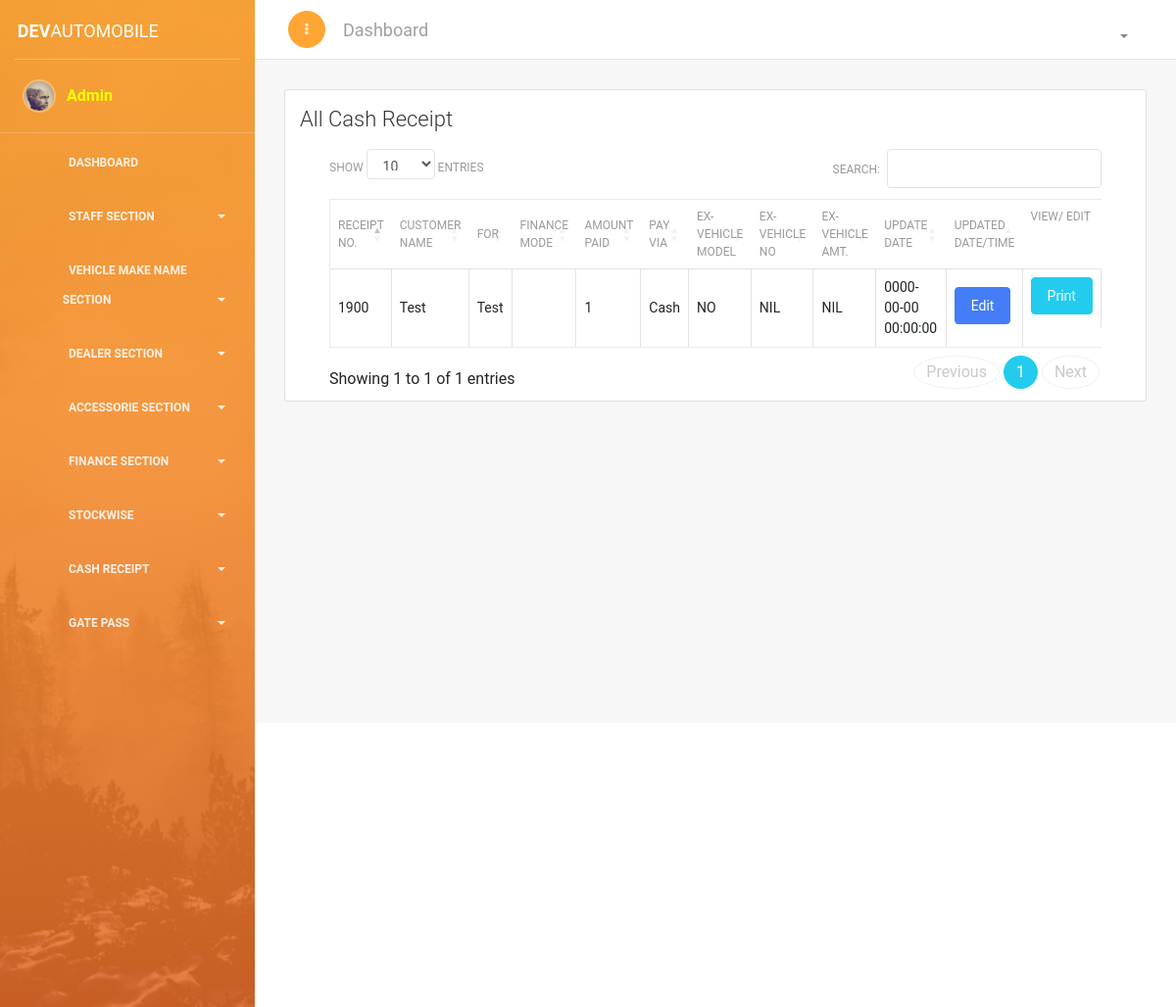
/all-cash-receipt.php (signed in), run on the app's committed database.
### tables this page shows
CREATE TABLE `receiptmgmt` (
  `id` int(11) NOT NULL,
  `receiptNo` int(11) NOT NULL,
  `date` varchar(150) NOT NULL,
  `cusName` varchar(250) NOT NULL,
  `forName` varchar(350) NOT NULL,
  `mobile` varchar(15) NOT NULL,
  `financeMode` int(11) NOT NULL,
  `amtPaid` varchar(20) NOT NULL,
  `payVia` varchar(50) NOT NULL,
  `cheqDate` varchar(20) NOT NULL,
  `exVehOpt` int(1) NOT NULL,
  `exVehModel` varchar(90) NOT NULL,
  `exVehNo` varchar(20) NOT NULL,
  `exVehAmt` varchar(20) NOT NULL,
  `updatedTimeDate` datetime NOT NULL DEFAULT '0000-00-00 00:00:00'
);

### all-cash-receipt.php (the view, shortened to what this page needs)
<?php
if(!isset($_SESSION['name'])){
echo "<script> window.open('login.php', '_self')</script>";
}else{
require_once('header/header.php');
require_once('header/conn.php');
?>
<link href="https://cdn.datatables.net/1.10.18/css/dataTables.bootstrap4.min.css" rel="stylesheet">
<div class="content">
<div class="container-fluid">
<div class="row">
<div class="col-md-12">
<div class="card ">
<div class="card-header ">
<h4 class="card-title">All Cash Receipt </h4>
</div>
<div class="card-body">
<div class="container">
<table class="table table-bordered" id="dataTable" width="100%" cellspacing="0" style="background-color: white; ">
<thead>
<tr>
<th> Receipt No.</th>
<th> Customer Name</th>
<th> For</th>
<th> Finance Mode</th>
<th> Amount Paid</th>
<th> Pay Via</th>
<th> Ex-Vehicle Model</th>
<th> Ex-Vehicle No </th>
<th> Ex-Vehicle Amt. </th>
<th> Update Date </th>
<?php
$select_u = "SELECT `name` , `role` FROM `register` WHERE `name` = '".$_SESSION['name']."'";
$select_us = mysqli_query($conn , $select_u);
$select_user = mysqli_fetch_array($select_us);
if($select_user['role'] == 'admin'){
?>
<th> Updated Date/Time </th>
<?php } ?>
<th> View/ Edit </th>
</tr>
</thead>
<tbody>
<?php
$s1 = "SELECT * FROM `receiptmgmt`" ;
$se = mysqli_query($conn , $s1);
while ($sel = mysqli_fetch_array($se)) {
?>
<tr>
<td><?php echo $sel['receiptNo']?></td>
<td><?php echo $sel['cusName']?></td>
<td><?php echo $sel['forName']?></td>
<td>
	</td>
<td><?php echo $sel['amtPaid']?></td>
<td><?php echo $sel['payVia']?></td>
<td><?php if($sel['exVehOpt'] == 1){ echo "YES"; } else if($sel['exVehOpt'] == 2){echo "NO";}?></td>
<td><?php echo $sel['exVehModel']?></td>
<td><?php echo $sel['exVehAmt']?></td>
<?php
if($select_user['role'] == 'admin'){
?>
<td><?php echo $sel['updatedTimeDate']?></td>
<td><a href="edit-cash-receipt.php?id=<?php echo $sel['id']; ?>"><button class="btn btn-primary"> Edit </button></a></td>
<?php } else {?>
<td><a href="view-cash-receipt.php?id=<?php echo $sel['id']; ?>"><button class="btn btn-success"> View </button></a></td>
<?php } ?>
<td><a href="dev-receipt.php?id=<?php echo $sel['id']; ?>"><button class="btn btn-info"> Print </button></a></td>
</tr>
<?php } ?>
</tbody>
</table>
</div>
</div>
</div>
</div>
</div>
</div>
</div>
<?php
require_once('header/footer.php');
 } ?>

### data on the page
receiptmgmt: receiptNo "1900", cusName "Test", forName "Test", amtPaid "1", payVia "Cash", exVehOpt "NO", exVehModel "NIL", exVehAmt "NIL", updatedTimeDate "0000-00-00 00:00:00"

### other printed values
$_SESSION['name'] "Admin"
